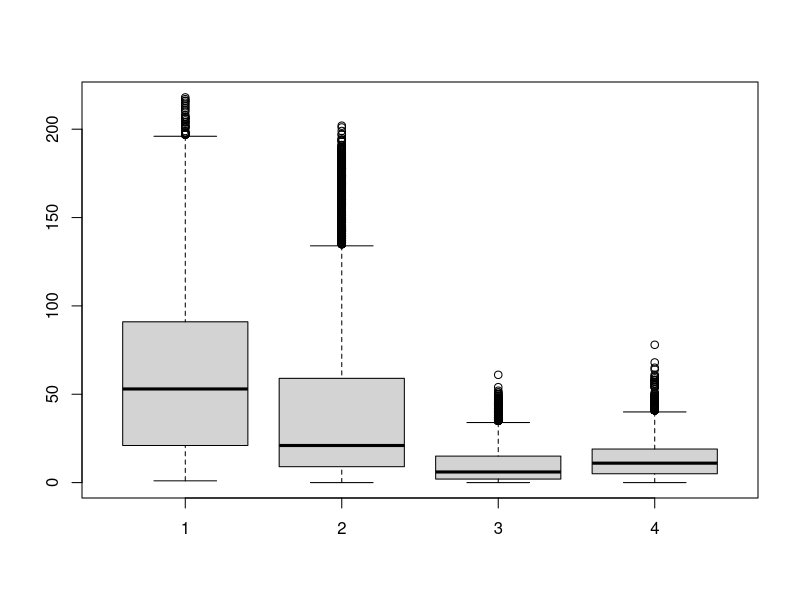
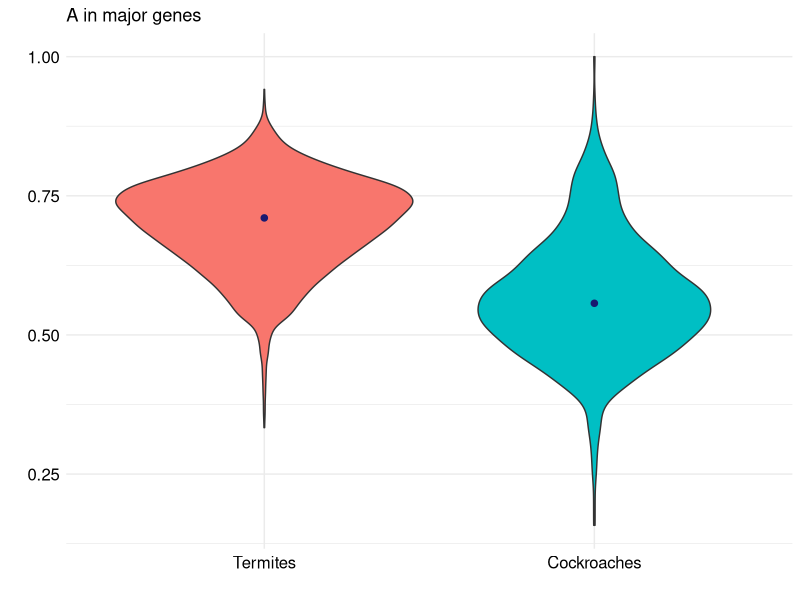
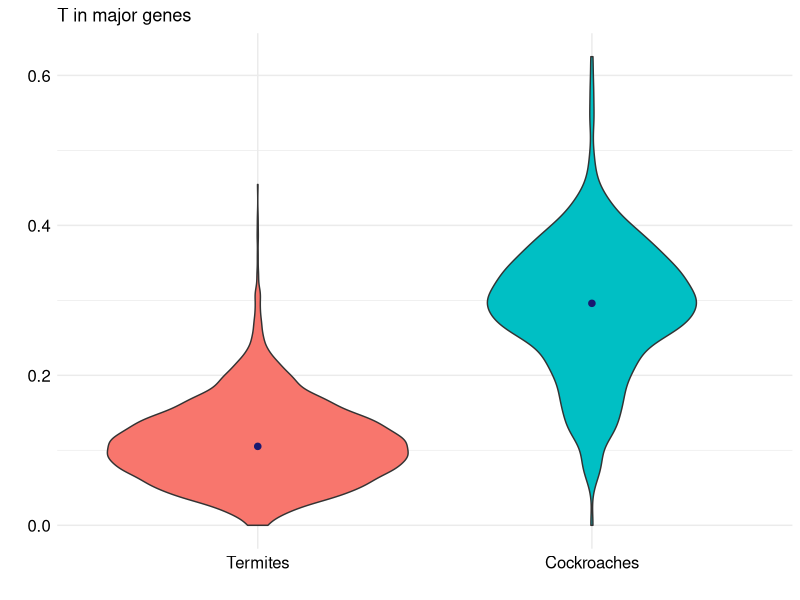
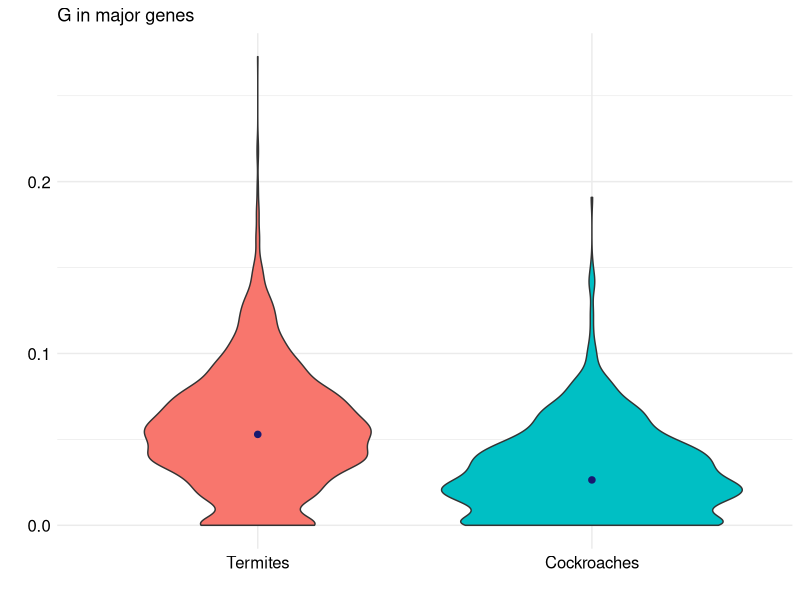
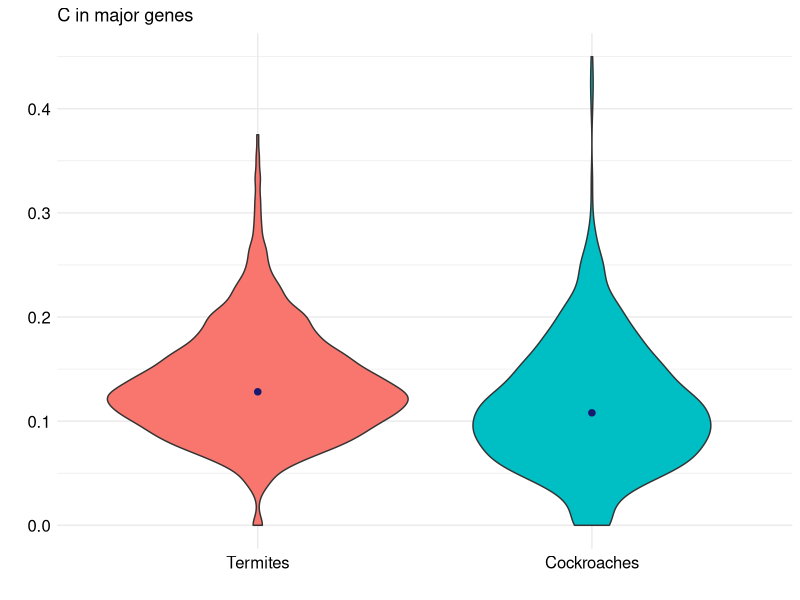
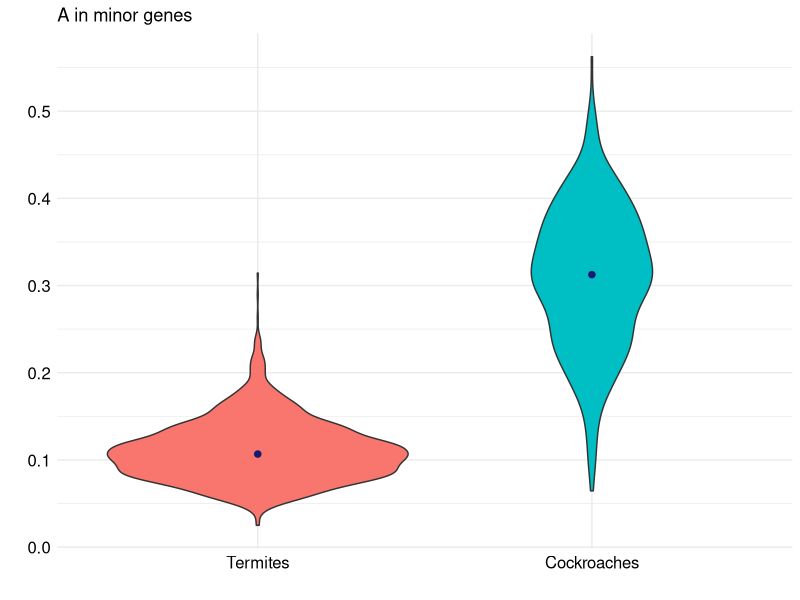
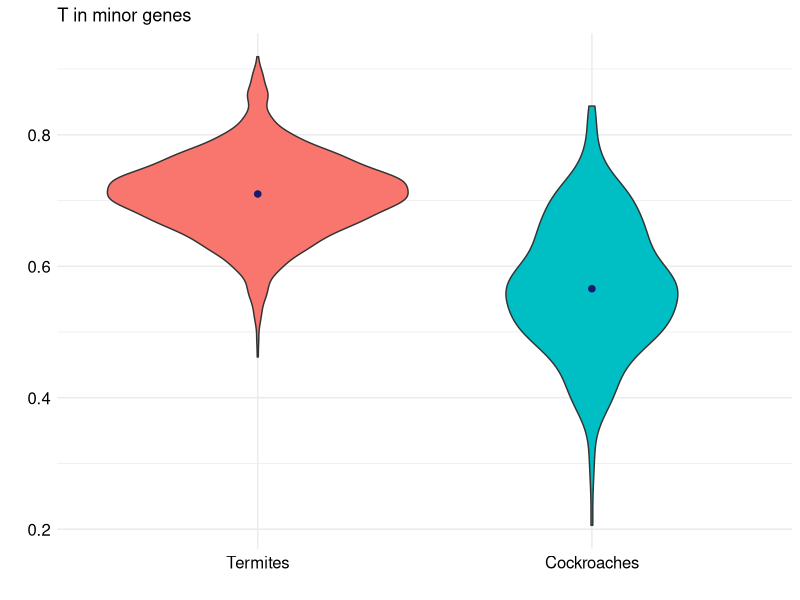
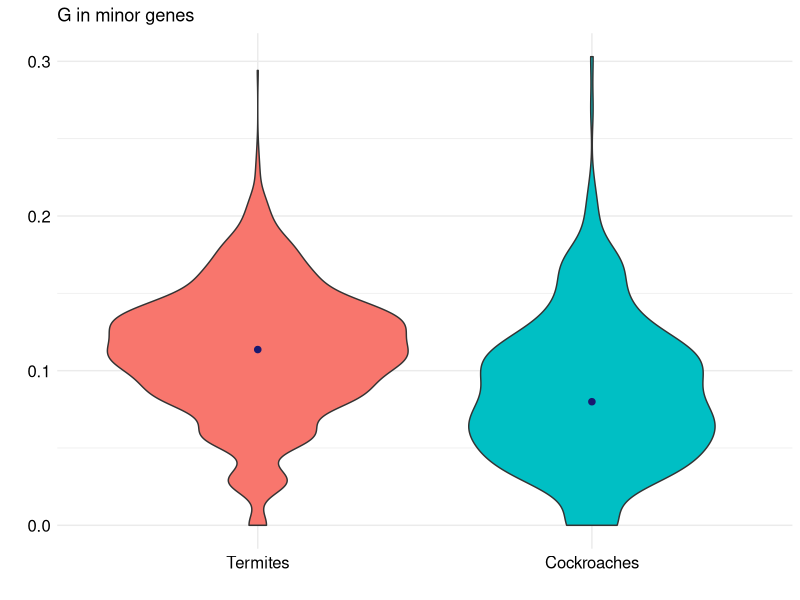

Write R code to recreate these figures, in order.
rm(list=ls(all=TRUE))  # remove everything from R memory (old variables, datasets...) 

if(!require(dplyr)){install.packages('dplyr')}
if(!require(dplyr)){install.packages('ggplot2')}
if(!require(dplyr)){install.packages('cowplot')}

library(dplyr)
library(ggplot2)
library(cowplot)


cont = read.table('../results/nucleotide_content06_20/ATGCforEachGene4fold.txt', 
                  header = TRUE, sep='\t')
cont$Species = sub(';', '', cont$Species)
cont$Species = unlist(lapply(cont$Species, paste, '_1', sep=''))
cont$Species = sub('__', '_', cont$Species)
cont$Species = sub('?', '', cont$Species, fixed = TRUE)
cont$Species = sub('___', '__', cont$Species)


mut = read.table('../results/nd6_22_01/mutSpectrumFractions.txt', header = TRUE, sep='\t')
families = mut[, c('Species', 'Taxonomy')]

data = merge(cont, families, by='Species')

setdiff(families$Species, data$Species)

boxplot(data$A, data$T, data$G, data$C)

cockroaches = c('Ectobiidae1', 'Tryonicidae', 'Blaberidae', 'Corydiidae', 'Ectobiidae2',
                'Lamproblattidae', 'Anaplectidae', 'Blattidae', 'Cryptocercidae', 'Ectobiidae3',
                'Nocticolidae')

lessSocial = c('Kalotermitidae', 'Stolotermitidae', 'Serritermitidae',
               'Archotermopsidae', 'Termitogetoninae', 'Prorhinotermitinae')

moreSocial = c('Coptotermitinae', 'Nasutitermitinae', 'Amitermes-group',
               'Macrotermitinae', 'Apicotermitinae', 'Rhinotermitinae',
               'Rhinotermitidae', 'Microcerotermes', 'Termes-group', 'Promiro',
               'Cubitermitinae', 'Foraminitermitinae', 'Syntermitinae',
               'Pericapritermes-group', 'Sphaerotermitinae', 'Neocapri-group',
               'Cephalo-group', 'Mastotermitidae', 'Prorhinotermitinae',
               'pericapritermes-group')

data = data[!is.na(data$Taxonomy),] # remove Mantids

data$A_fr = data$A / (data$A + data$T + data$G + data$C)
data$T_fr = data$T / (data$A + data$T + data$G + data$C)
data$G_fr = data$G / (data$A + data$T + data$G + data$C)
data$C_fr = data$C / (data$A + data$T + data$G + data$C)


for(i in 1:nrow(data)){
  if(data$Taxonomy[i] %in% cockroaches){
    data$Cockroaches[i] = 1
  }
  if(!(data$Taxonomy[i] %in% cockroaches))
  {data$Cockroaches[i] = 0}
}

data$Cockroaches = as.factor(data$Cockroaches)

major_strand = data[data$MajorStrand == 1,]

minor_strand = data[data$MajorStrand == 0,]

a_major = ggplot(major_strand, aes(Cockroaches, A_fr, fill = Cockroaches)) +
  geom_violin() + 
  # scale_fill_brewer(palette="Purples") +
  theme_minimal() + 
  stat_summary(fun.y = 'median', geom = 'point', shape = 20, size = 3, col = 'midnightblue') +
  theme(axis.text.x = element_text(color = "black", size = 12), 
        axis.text.y = element_text(color = "black", size = 12),
        legend.position = "none") + 
  scale_x_discrete(labels=c('Termites', 'Cockroaches')) +
  xlab('') + ylab('') + ggtitle('A in major genes')

a_major

t_major = ggplot(major_strand, aes(Cockroaches, T_fr, fill = Cockroaches)) +
  geom_violin() + 
  # scale_fill_brewer(palette="Set3") +
  theme_minimal() + 
  stat_summary(fun.y = 'median', geom = 'point', shape = 20, size = 3, col = 'midnightblue') +
  theme(axis.text.x = element_text(color = "black", size = 12), 
        axis.text.y = element_text(color = "black", size = 12),
        legend.position = "none") + 
  scale_x_discrete(labels=c('Termites', 'Cockroaches')) +
  xlab('') + ylab('') + ggtitle('T in major genes')

t_major

g_major = ggplot(major_strand, aes(Cockroaches, G_fr, fill = Cockroaches)) +
  geom_violin() + 
  # scale_fill_brewer(palette="Set3") +
  theme_minimal() + 
  stat_summary(fun.y = 'median', geom = 'point', shape = 20, size = 3, col = 'midnightblue') +
  theme(axis.text.x = element_text(color = "black", size = 12), 
        axis.text.y = element_text(color = "black", size = 12),
        legend.position = "none") + 
  scale_x_discrete(labels=c('Termites', 'Cockroaches')) +
  xlab('') + ylab('') + ggtitle('G in major genes')

g_major

c_major = ggplot(major_strand, aes(Cockroaches, C_fr, fill = Cockroaches)) +
  geom_violin() + 
  # scale_fill_brewer(palette="Set3") +
  theme_minimal() + 
  stat_summary(fun.y = 'median', geom = 'point', shape = 20, size = 3, col = 'midnightblue') +
  theme(axis.text.x = element_text(color = "black", size = 12), 
        axis.text.y = element_text(color = "black", size = 12),
        legend.position = "none") + 
  scale_x_discrete(labels=c('Termites', 'Cockroaches')) +
  xlab('') + ylab('') + ggtitle('C in major genes')

c_major

#################################
# minor genes

a_minor = ggplot(minor_strand, aes(Cockroaches, A_fr, fill = Cockroaches)) +
  geom_violin() + 
  # scale_fill_brewer(palette="Set3") +
  theme_minimal() + 
  stat_summary(fun.y = 'median', geom = 'point', shape = 20, size = 3, col = 'midnightblue') +
  theme(axis.text.x = element_text(color = "black", size = 12), 
        axis.text.y = element_text(color = "black", size = 12),
        legend.position = "none") + 
  scale_x_discrete(labels=c('Termites', 'Cockroaches')) +
  xlab('') + ylab('') + ggtitle('A in minor genes')

a_minor

t_minor = ggplot(minor_strand, aes(Cockroaches, T_fr, fill = Cockroaches)) +
  geom_violin() + 
  # scale_fill_brewer(palette="Set3") +
  theme_minimal() + 
  stat_summary(fun.y = 'median', geom = 'point', shape = 20, size = 3, col = 'midnightblue') +
  theme(axis.text.x = element_text(color = "black", size = 12), 
        axis.text.y = element_text(color = "black", size = 12),
        legend.position = "none") + 
  scale_x_discrete(labels=c('Termites', 'Cockroaches')) +
  xlab('') + ylab('') + ggtitle('T in minor genes')

t_minor

g_minor = ggplot(minor_strand, aes(Cockroaches, G_fr, fill = Cockroaches)) +
  geom_violin() + 
  # scale_fill_brewer(palette="Set3") +
  theme_minimal() + 
  stat_summary(fun.y = 'median', geom = 'point', shape = 20, size = 3, col = 'midnightblue') +
  theme(axis.text.x = element_text(color = "black", size = 12), 
        axis.text.y = element_text(color = "black", size = 12),
        legend.position = "none") + 
  scale_x_discrete(labels=c('Termites', 'Cockroaches')) +
  xlab('') + ylab('') + ggtitle('G in minor genes')

g_minor

c_minor = ggplot(minor_strand, aes(Cockroaches, C_fr, fill = Cockroaches)) +
  geom_violin() + 
  # scale_fill_brewer(palette="Set3") +
  theme_minimal() + 
  stat_summary(fun.y = 'median', geom = 'point', shape = 20, size = 3, col = 'midnightblue') +
  theme(axis.text.x = element_text(color = "black", size = 12), 
        axis.text.y = element_text(color = "black", size = 12),
        legend.position = "none") + 
  scale_x_discrete(labels=c('Termites', 'Cockroaches')) +
  xlab('') + ylab('') + ggtitle('C in minor genes')

c_minor

plots = plot_grid(a_major, t_major, g_major, c_major, a_minor, t_minor, g_minor, c_minor, nrow = 2)

save_plot('../results/nucleotide_content06_20/ATGCplotsTermitesVsCockroaches.pdf', plots, base_height = 7)

#################################################################################
### Compare cockroaches, less and more social termites

data = data %>% 
  mutate(
    Sociality = case_when(
      .$Cockroaches == 1 ~ 0,
      .$Taxonomy %in% lessSocial ~ 1,
      .$Taxonomy %in% moreSocial ~ 2
    )
  )

data$Sociality = as.factor(data$Sociality)

data = data[!is.na(data$Sociality),]

strand.labs <- c("Minor strand", "Major strand")
names(strand.labs) <- c("0", "1")

a = ggplot(data, aes(Sociality, A_fr, fill = Sociality)) +
  geom_violin() + 
  # scale_fill_brewer(palette="Set3") +
  theme_minimal() + 
  stat_summary(fun.y = 'median', geom = 'point', shape = 20, size = 3, col = 'midnightblue') +
  theme(axis.text.x = element_text(color = "black", size = 12), 
        axis.text.y = element_text(color = "black", size = 12),
        legend.position = "none") + 
  scale_x_discrete(labels=c('Cockroaches', 'Less social termites', 'More social termites')) +
  xlab('') + ylab('') + ggtitle('A fraction') +
  facet_grid(MajorStrand ~ ., labeller = labeller(MajorStrand = strand.labs)) +
  scale_fill_brewer(palette="Purples")

t = ggplot(data, aes(Sociality, T_fr, fill = Sociality)) +
  geom_violin() + 
  # scale_fill_brewer(palette="Set3") +
  theme_minimal() + 
  stat_summary(fun.y = 'median', geom = 'point', shape = 20, size = 3, col = 'midnightblue') +
  theme(axis.text.x = element_text(color = "black", size = 12), 
        axis.text.y = element_text(color = "black", size = 12),
        legend.position = "none") + 
  scale_x_discrete(labels=c('Cockroaches', 'Less social termites', 'More social termites')) +
  xlab('') + ylab('') + ggtitle('T fraction') +
  facet_grid(MajorStrand ~ ., labeller = labeller(MajorStrand = strand.labs)) + 
  scale_fill_brewer(palette="Purples")

c = ggplot(data, aes(Sociality, C_fr, fill = Sociality)) +
  geom_violin() + 
  # scale_fill_brewer(palette="Set3") +
  theme_minimal() + 
  stat_summary(fun.y = 'median', geom = 'point', shape = 20, size = 3, col = 'midnightblue') +
  theme(axis.text.x = element_text(color = "black", size = 12), 
        axis.text.y = element_text(color = "black", size = 12),
        legend.position = "none") + 
  scale_x_discrete(labels=c('Cockroaches', 'Less social termites', 'More social termites')) +
  xlab('') + ylab('') + ggtitle('C fraction') +
  facet_grid(MajorStrand ~ ., labeller = labeller(MajorStrand = strand.labs)) + 
  scale_fill_brewer(palette="Purples")

g = ggplot(data, aes(Sociality, G_fr, fill = Sociality)) +
  geom_violin() + 
  # scale_fill_brewer(palette="Set3") +
  theme_minimal() + 
  stat_summary(fun.y = 'median', geom = 'point', shape = 20, size = 3, col = 'midnightblue') +
  theme(axis.text.x = element_text(color = "black", size = 12), 
        axis.text.y = element_text(color = "black", size = 12),
        legend.position = "none") + 
  scale_x_discrete(labels=c('Cockroaches', 'Less social termites', 'More social termites')) +
  xlab('') + ylab('') + ggtitle('G fraction') +
  facet_grid(MajorStrand ~ ., labeller = labeller(MajorStrand = strand.labs)) +
  scale_fill_brewer(palette="Purples")

plots = plot_grid(a, t, g, c, nrow = 1)

save_plot('../results/nucleotide_content06_20/ATGCplotsSociality.pdf', plots, base_height = 15)
